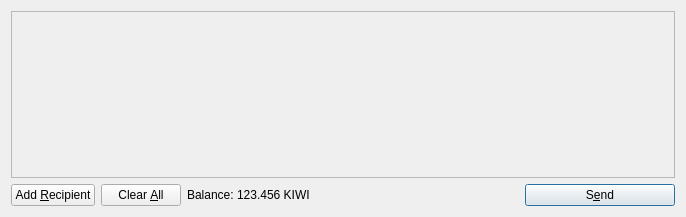
<?xml version="1.0" encoding="UTF-8"?>
<ui version="4.0">
 <class>SendCoinsDialog</class>
 <widget class="QDialog" name="SendCoinsDialog">
  <property name="geometry">
   <rect>
    <x>0</x>
    <y>0</y>
    <width>686</width>
    <height>217</height>
   </rect>
  </property>
  <property name="windowTitle">
   <string>Send Coins</string>
  </property>
  <layout class="QVBoxLayout" name="verticalLayout">
   <item>
    <widget class="QScrollArea" name="scrollArea">
     <property name="widgetResizable">
      <bool>true</bool>
     </property>
     <widget class="QWidget" name="scrollAreaWidgetContents">
      <property name="geometry">
       <rect>
        <x>0</x>
        <y>0</y>
        <width>666</width>
        <height>165</height>
       </rect>
      </property>
      <layout class="QVBoxLayout" name="verticalLayout_2">
       <property name="margin">
        <number>0</number>
       </property>
       <item>
        <layout class="QVBoxLayout" name="entries">
         <property name="spacing">
          <number>6</number>
         </property>
        </layout>
       </item>
       <item>
        <spacer name="verticalSpacer">
         <property name="orientation">
          <enum>Qt::Vertical</enum>
         </property>
         <property name="sizeHint" stdset="0">
          <size>
           <width>20</width>
           <height>40</height>
          </size>
         </property>
        </spacer>
       </item>
      </layout>
     </widget>
    </widget>
   </item>
   <item>
    <layout class="QHBoxLayout" name="horizontalLayout">
     <item>
      <widget class="QPushButton" name="addButton">
       <property name="toolTip">
        <string>Send to multiple recipients at once</string>
       </property>
       <property name="text">
        <string>Add &amp;Recipient</string>
       </property>
       <property name="icon">
        <iconset resource="../bitcoin.qrc">
         <normaloff>:/icons/add</normaloff>:/icons/add</iconset>
       </property>
       <property name="autoDefault">
        <bool>false</bool>
       </property>
      </widget>
     </item>
     <item>
      <widget class="QPushButton" name="clearButton">
       <property name="sizePolicy">
        <sizepolicy hsizetype="Minimum" vsizetype="Fixed">
         <horstretch>0</horstretch>
         <verstretch>0</verstretch>
        </sizepolicy>
       </property>
       <property name="toolTip">
        <string>Remove all transaction fields</string>
       </property>
       <property name="text">
        <string>Clear &amp;All</string>
       </property>
       <property name="icon">
        <iconset resource="../bitcoin.qrc">
         <normaloff>:/icons/remove</normaloff>:/icons/remove</iconset>
       </property>
       <property name="autoRepeatDelay">
        <number>300</number>
       </property>
       <property name="autoDefault">
        <bool>false</bool>
       </property>
      </widget>
     </item>
     <item>
      <layout class="QHBoxLayout" name="horizontalLayout_2">
       <property name="spacing">
        <number>3</number>
       </property>
       <item>
        <widget class="QLabel" name="label">
         <property name="text">
          <string>Balance:</string>
         </property>
        </widget>
       </item>
       <item>
        <widget class="QLabel" name="labelBalance">
         <property name="cursor">
          <cursorShape>IBeamCursor</cursorShape>
         </property>
         <property name="text">
          <string>123.456 KIWI</string>
         </property>
         <property name="textInteractionFlags">
          <set>Qt::LinksAccessibleByMouse|Qt::TextSelectableByKeyboard|Qt::TextSelectableByMouse</set>
         </property>
        </widget>
       </item>
      </layout>
     </item>
     <item>
      <spacer name="horizontalSpacer">
       <property name="orientation">
        <enum>Qt::Horizontal</enum>
       </property>
       <property name="sizeHint" stdset="0">
        <size>
         <width>40</width>
         <height>20</height>
        </size>
       </property>
      </spacer>
     </item>
     <item>
      <widget class="QPushButton" name="sendButton">
       <property name="minimumSize">
        <size>
         <width>150</width>
         <height>0</height>
        </size>
       </property>
       <property name="toolTip">
        <string>Confirm the send action</string>
       </property>
       <property name="text">
        <string>S&amp;end</string>
       </property>
       <property name="icon">
        <iconset resource="../bitcoin.qrc">
         <normaloff>:/icons/send</normaloff>:/icons/send</iconset>
       </property>
       <property name="default">
        <bool>true</bool>
       </property>
      </widget>
     </item>
    </layout>
   </item>
  </layout>
 </widget>
 <resources>
  <include location="../bitcoin.qrc"/>
 </resources>
 <connections/>
</ui>
